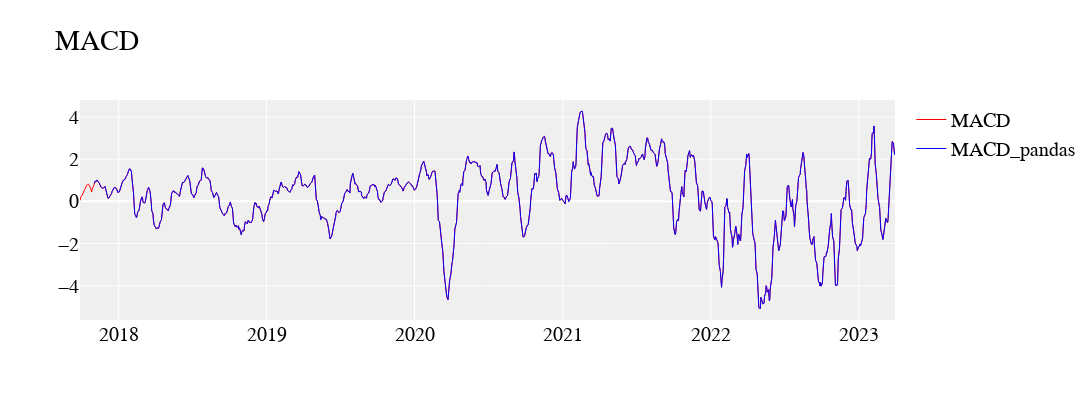
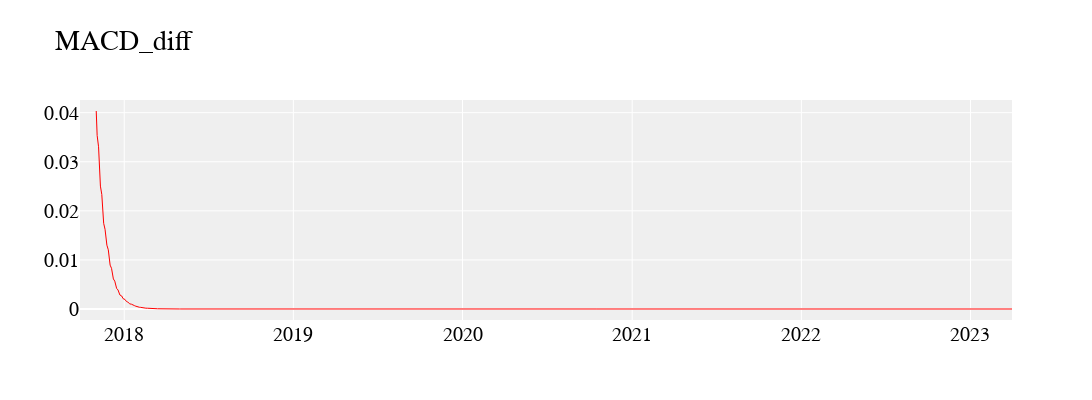
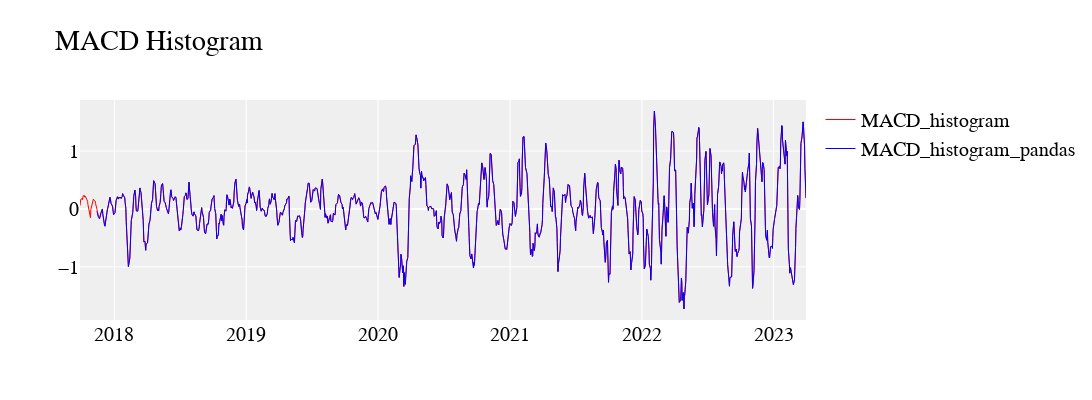
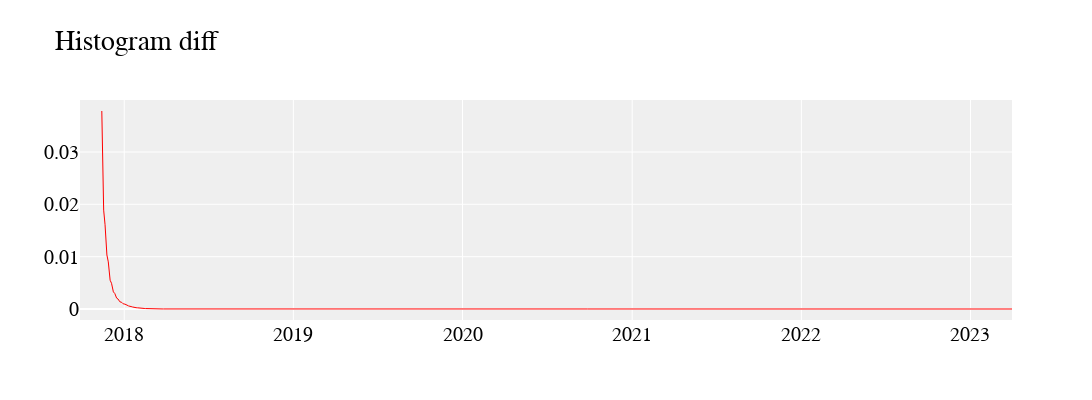

Notebook code cell kept with these figures, in order:
### Code cell
plot_2_line(df.index,df['MACD'],df_pandas['MACD_12_26_9'],'MACD','MACD_pandas','MACD')
plot_1_line(df.index,np.absolute(df['MACD']-df_pandas['MACD_12_26_9']),'MACD_diff')

plot_2_line(df.index,df['Histogram'],df_pandas['MACDh_12_26_9'],'MACD_histogram','MACD_histogram_pandas','MACD Histogram')
plot_1_line(df.index,np.absolute(df['Histogram']-df_pandas['MACDh_12_26_9']),'Histogram diff')

plot_2_line(df.index,df['Signal'],df_pandas['MACDs_12_26_9'],'MACD_signal','MACD_signal_pandas','MACD Signal')
plot_1_line(df.index,np.absolute(df['MACD']-df_pandas['MACD_12_26_9']),'Signal diff')

### Figure 1 — Plotly figure (JSON) as saved in the notebook; plotly's stock layout.template omitted (floating-point values rounded to 4 significant figures; data arrays with more than 128 entries replaced by an {"elided": "..."} marker saying what was removed)
{"data": [{"legendgroup": "1", "line": {"color": "red", "width": 1}, "name": "MACD", "type": "scatter", "x": {"elided": "1387 str values"}, "xaxis": "x", "y": {"elided": "1387 float values"}, "yaxis": "y"}, {"legendgroup": "1", "line": {"color": "blue", "width": 1}, "name": "MACD_pandas", "type": "scatter", "x": {"elided": "1387 str values"}, "xaxis": "x", "y": {"elided": "1387 float values"}, "yaxis": "y"}], "layout": {"font": {"color": "#000000", "family": "Monospace", "size": 20}, "height": 400, "plot_bgcolor": "#efefef", "title": {"text": "MACD"}, "width": 1200, "xaxis": {"anchor": "y", "domain": [0, 1], "rangeslider": {"visible": false}}, "yaxis": {"anchor": "x", "domain": [0, 1]}}}

### Figure 2 — Plotly figure (JSON) as saved in the notebook; plotly's stock layout.template omitted (floating-point values rounded to 4 significant figures; data arrays with more than 128 entries replaced by an {"elided": "..."} marker saying what was removed)
{"data": [{"legendgroup": "1", "line": {"color": "red", "width": 1}, "type": "scatter", "x": {"elided": "1387 str values"}, "xaxis": "x", "y": {"elided": "1387 float values"}, "yaxis": "y"}], "layout": {"font": {"color": "#000000", "family": "Monospace", "size": 20}, "height": 400, "plot_bgcolor": "#efefef", "title": {"text": "MACD_diff"}, "width": 1200, "xaxis": {"anchor": "y", "domain": [0, 1], "rangeslider": {"visible": false}}, "yaxis": {"anchor": "x", "domain": [0, 1]}}}

### Figure 3 — Plotly figure (JSON) as saved in the notebook; plotly's stock layout.template omitted (floating-point values rounded to 4 significant figures; data arrays with more than 128 entries replaced by an {"elided": "..."} marker saying what was removed)
{"data": [{"legendgroup": "1", "line": {"color": "red", "width": 1}, "name": "MACD_histogram", "type": "scatter", "x": {"elided": "1387 str values"}, "xaxis": "x", "y": {"elided": "1387 float values"}, "yaxis": "y"}, {"legendgroup": "1", "line": {"color": "blue", "width": 1}, "name": "MACD_histogram_pandas", "type": "scatter", "x": {"elided": "1387 str values"}, "xaxis": "x", "y": {"elided": "1387 float values"}, "yaxis": "y"}], "layout": {"font": {"color": "#000000", "family": "Monospace", "size": 20}, "height": 400, "plot_bgcolor": "#efefef", "title": {"text": "MACD Histogram"}, "width": 1200, "xaxis": {"anchor": "y", "domain": [0, 1], "rangeslider": {"visible": false}}, "yaxis": {"anchor": "x", "domain": [0, 1]}}}

### Figure 4 — Plotly figure (JSON) as saved in the notebook; plotly's stock layout.template omitted (floating-point values rounded to 4 significant figures; data arrays with more than 128 entries replaced by an {"elided": "..."} marker saying what was removed)
{"data": [{"legendgroup": "1", "line": {"color": "red", "width": 1}, "type": "scatter", "x": {"elided": "1387 str values"}, "xaxis": "x", "y": {"elided": "1387 float values"}, "yaxis": "y"}], "layout": {"font": {"color": "#000000", "family": "Monospace", "size": 20}, "height": 400, "plot_bgcolor": "#efefef", "title": {"text": "Histogram diff"}, "width": 1200, "xaxis": {"anchor": "y", "domain": [0, 1], "rangeslider": {"visible": false}}, "yaxis": {"anchor": "x", "domain": [0, 1]}}}
